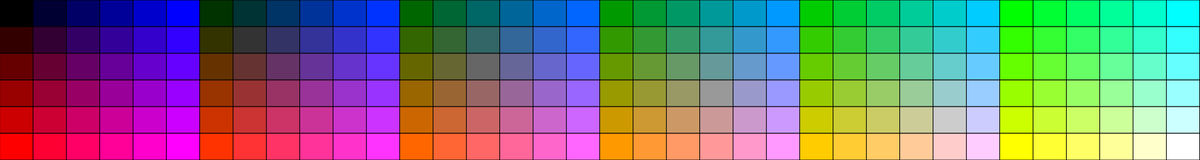
Frame 1 (no input)
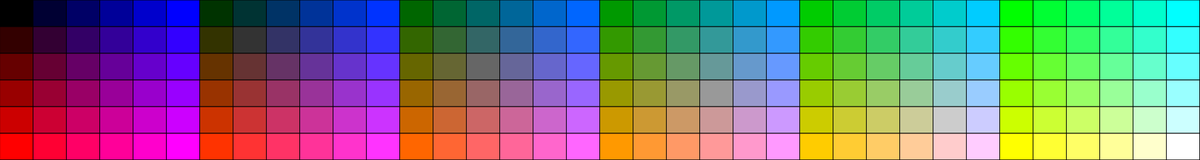
Frame 60 (no input)
Frame 120 (the mouse pressed at the canvas centre since frame 60): identical to frame 60, image omitted

The p5.js sketch that drew these frames (run headless with seeded random() and noise() and a simulated clock; from frame 60 on, the mouse is pressed at the canvas centre):

// p5.js sketch
// ── sketch.js
var x=0;
var y=0;
var r,g,b;

function setup (){
  createCanvas(1800,240); 
  background (0);
}
function draw (){ 
     colorMode (RGB,5);
     for (var i=0; i<6; i++) {
      for (var j=0; j<1800; j++) {
        for (var t=0; t<6; t++) {
          //noprotect
     var r=i;
     var g=j;
     var b=t;
     fill (r,g,b);
    rect (x,y,50,40);
    x=x+50;
  }
   }
   if (x>=width){
     x=0;
     y=y+40;
 }
}
}

// ── style.css
html, body {
  margin: 0;
  padding: 0;
  background: 1366px;
  background-color: lemonchiffon;
  font-family: Arial, Cambria;
  color: darkolivegreen;
  font-size:20px;
  text-align: center;
}
canvas {
  display: block;
}

h
